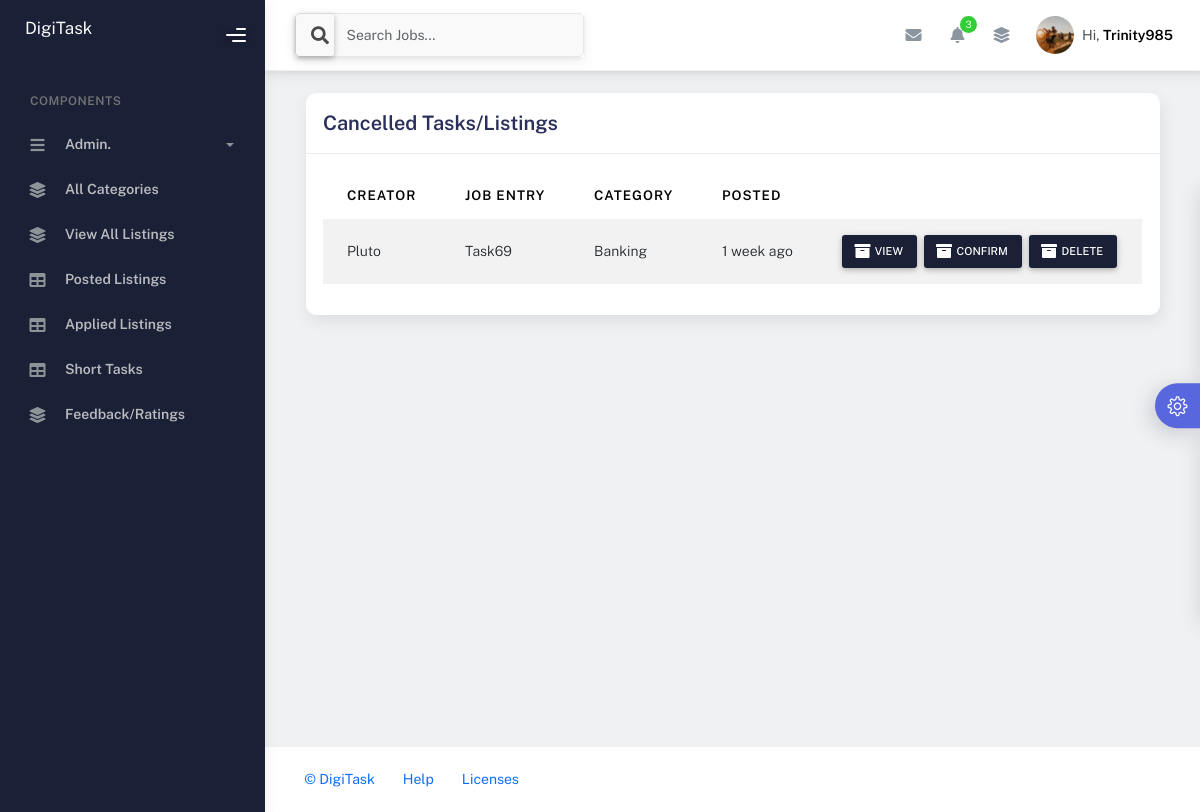
Screenshot of /dash/cancelled_tasks/ (signed in) with the database file from the repository.
### chats/models.py (models this page shows, shortened)
class Profile(models.Model):
    user = models.OneToOneField(User, on_delete=models.CASCADE, related_name="profile")
    phone = models.CharField(max_length=15, blank=True, null=True)
    company = models.ForeignKey(Company, on_delete=models.SET_NULL, blank=True, null=True)
    bio = models.TextField(blank=True, null=True)
    instagram = models.CharField(max_length=100, blank=True, null=True)
    linkedin = models.CharField(max_length=100, blank=True, null=True)
    avatar = models.ImageField(null=True, default="avatar5.png")

### dash/models.py (models this page shows, shortened)
class Job_Listing(models.Model):
    created_by = models.ForeignKey(User, on_delete=models.CASCADE)
    job = models.CharField(max_length=50)
    category = models.ForeignKey(Category, on_delete=models.CASCADE)
    description = models.CharField(max_length=255)
    location = models.CharField(max_length=50)
    nature = models.ForeignKey(Nature, on_delete=models.SET_NULL, null=True)
    create_date = models.DateTimeField(auto_now_add=True)
    payment = models.IntegerField(null=True, blank=True)
    status = models.CharField(max_length=50, default="pending")
    tasker = models.ForeignKey(User, on_delete=models.CASCADE, null=True, blank=True, related_name="short_tasker")
    featured_status = models.BooleanField(default=False)

class Category(models.Model):
    category = models.CharField(max_length=50)
    description = models.TextField(null=True, blank=True)
    create_date = models.DateTimeField(auto_now_add=True)
    def __str__(self):
        return str(self.category)

### dash/views.py (the view, shortened to what this page needs)
# urls.py: path('cancelled_tasks/', views.cancelled_tasks, name="cancelled_tasks"),
@login_required(login_url='sign_in')
def cancelled_tasks(request):
    tasks = Job_Listing.objects.exclude(created_by=request.user).filter(status='rejected')
    context = {'tasks': tasks}
    return render(request, 'dash_cancelled_listings.html', context)

### chats/context_processors.py (called while the page is built)
def user_profile(request):
    if request.user.is_authenticated:
        profile = get_object_or_404(User, username=request.user)
        context = {'profile': profile}
        return context
    else:
        context = {}
        return context

def to_do(request):
    if request.user.is_authenticated:
        list_items = To_Do.objects.filter(user=request.user)
        context = {'to_do_items': list_items}
        return context
    else:
        context = {}
        return context

def notes(request):
    if request.user.is_authenticated:
        my_notes = My_Note.objects.filter(user=request.user)
        context = {'notes': my_notes}
        return context
    else:
        context = {}
        return context

def recent_messages(request):
    if request.user.is_authenticated:
        user = request.user
        messages = Chat_Message.objects.filter(sender=user).union(Chat_Message.objects.filter(receiver=user)).order_by('-create_date')
        recent_users = {}
        for message in messages:
            other_user = message.receiver if message.sender == user else message.sender
            if other_user not in recent_users:
                recent_users[other_user] = message
        user_messages = list(recent_users.values())
        context = {'recent_messages': user_messages}
        return context
    else:
        context = {}
        return context

### dash/context_processors.py (called while the page is built, shortened)
def search_jobs(request):
    q = request.GET.get('q', '')
    if request.user.is_authenticated:
        jobs = Job_Listing.objects.exclude(created_by=request.user).filter(
            Q(job__icontains=q) |
            Q(created_by__username__icontains=q) |
            Q(category__category__icontains=q) |
            Q(description__icontains=q) |
            Q(location__icontains=q) |
            Q(nature__name__icontains=q),
            status='posted'
        )
    context = {'search_query': q, 'listings': jobs}
    return context

def notes_context(request):
    if request.user.is_authenticated:
        count = Notification.objects.filter(user=request.user, is_read=False).count()
        latest_notifications = Notification.objects.filter(user=request.user, is_read=False).order_by('-create_date')[:5]
    else:
        count = 0
        latest_notifications = []
    context = {'total_unread_notes': count, 'latest_notes': latest_notifications}
    return context

### dash/models.py (called while the page is built)
    def __str__(self):
        return self.name

### templates/dash_cancelled_listings.html (shortened to what this page needs)
{% extends 'dash_main.html' %}
{% block main %}
<div class="page-inner">
    <div class="page-category">
        <div class="container">
            <div class="col-md-12">
                <div class="card">
                    <div class="card-header d-flex w-100 justify-content-between">
                        <div class="card-title">Cancelled Tasks/Listings</div>
                    </div>
                    <div class="card-body">
                        <div class="table-responsive">
                            <table class="table table-striped table-hover">
                                <thead>
                                    <tr>
                                        <th scope="col">Creator</th>
                                        <th scope="col">Job Entry</th>
                                        <th scope="col">Category</th>
                                        <th scope="col">Posted</th>
                                    </tr>
                                </thead>
                                <tbody>
                                    {% for job_listing in tasks %}
                                    <tr>
                                        <td>{{ job_listing.created_by|title }}</td>
                                        <td>{{ job_listing.job|title }}</td>
                                        <td>{{ job_listing.category|capfirst }}</td>
                                        <td>{{ job_listing.create_date|timesince }} ago</td>
                                        <td>
                                            <div class="d-flex flex-wrap justify-content-center gap-2">
                                                <div>
                                                    <a class="btn btn-sm btn-black"
                                                        href="{% url 'job_details' job_listing.id %}">
                                                        <span class="btn-label">
                                                        </span>
                                                        View
                                                    </a>
                                                </div>
                                                <div>
                                                    <form action="" method="post">
                                                        <button class="btn btn-sm btn-black">
                                                            <span class="btn-label">
                                                            </span>
                                                            Confirm
                                                        </button>
                                                    </form>
                                                </div>
                                                <div>
                                                    <form action="" method="post">
                                                        <button class="btn btn-sm btn-black">
                                                            <span class="btn-label">
                                                            </span>
                                                            Delete
                                                        </button>
                                                    </form>
                                                </div>
                                            </div>
                                        </td>
                                    </tr>
                                    {% endfor %}
                                </tbody>
                            </table>
                        </div>
                    </div>
                </div>
            </div>
        </div>
    </div>
</div>
{% endblock %}

### templates/dash_components/nav.html (shortened to what this page needs)
{% load static %}
<nav class="navbar navbar-header navbar-header-transparent navbar-expand-lg border-bottom">
  <div class="container-fluid">
    <nav class="navbar navbar-header-left navbar-expand-lg navbar-form nav-search p-0 d-none d-lg-flex">
      <form action="{% url 'job_listings' %}">
        <div class="input-group">
          <div class="input-group-prepend">
            <button type="submit" class="btn btn-search pe-1">
              <i class="fa fa-search search-icon"></i>
            </button>
          </div>
          <input type="text" name="q" value="{{ search_query }}" placeholder="Search Jobs..." class="form-control" />
        </div>
      </form>
    </nav>
    <ul class="navbar-nav topbar-nav ms-md-auto align-items-center">
      <li class="nav-item topbar-icon dropdown hidden-caret">
        <a class="nav-link dropdown-toggle" href="#" id="messageDropdown" role="button" data-bs-toggle="dropdown"
          aria-haspopup="true" aria-expanded="false">
          <i class="fa fa-envelope"></i>
        </a>
      </li>
      <li class="nav-item topbar-icon dropdown hidden-caret">
        <a class="nav-link dropdown-toggle" href="#" id="notifDropdown" role="button" data-bs-toggle="dropdown"
          aria-haspopup="true" aria-expanded="false">
          <i class="fa fa-bell"></i>
          <span class="notification">{{ total_unread_notes }}</span>
        </a>
      </li>
      <li class="nav-item topbar-icon dropdown hidden-caret">
        <a class="nav-link" data-bs-toggle="dropdown" href="#" aria-expanded="false">
          <i class="fas fa-layer-group"></i>
        </a>
      </li>
      <li class="nav-item topbar-user dropdown hidden-caret">
        <a class="dropdown-toggle profile-pic" data-bs-toggle="dropdown" href="#" aria-expanded="false">
          <div class="avatar-sm">
            <img src="{{ profile.profile.avatar.url }}" alt="..." class="avatar-img rounded-circle" />
          </div>
          <span class="profile-username">
            <span class="op-7">Hi,</span>
            <span class="fw-bold">{{ request.user|capfirst }}</span>
          </span>
        </a>
      </li>
    </ul>
  </div>
</nav>

### static/assets/css/notifications.css (style rules this page uses)
body { background: #EFF1F3; min-height: 100vh; position: relative; }

### rows the page displays
Job_Listing: created_by "Pluto", job "Task69", category "Banking", create_date "1 week"

### other values shown
{{ total_unread_notes }} "3"
{{ request.user|capfirst }} "Trinity985"
